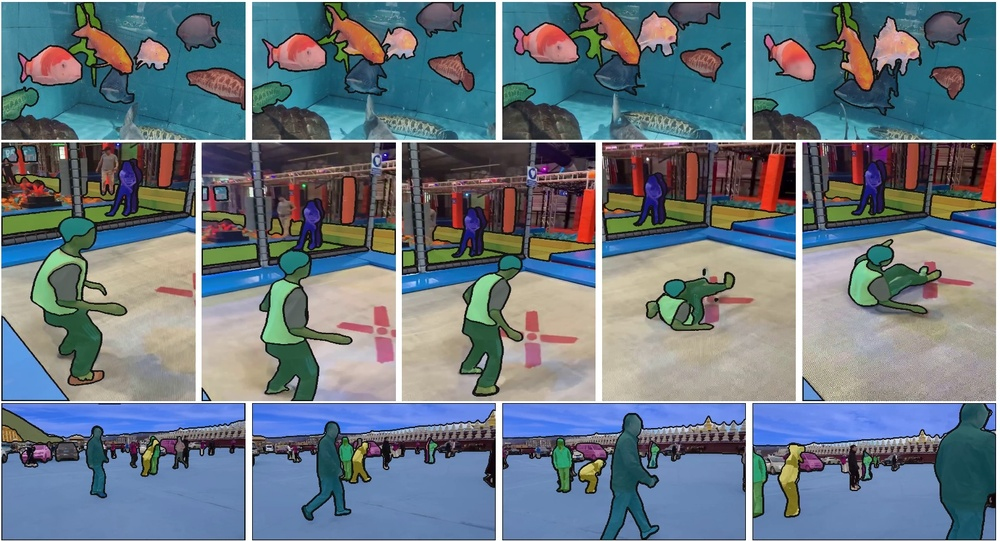
#> input picture assets/sa_v_dataset.jpg, 1000 x 541 px, shrunk from 1523 x 824 before the run
$ python -i centroids.py   (imports and definitions only)
#> lines starting #> are read from the running program, lines starting #| are printed output that depends on the picture; after the words box and inside, x2 and y2 are one past the last pixel; in counts of white or black regions, pixels touching at a corner belong together
#> further down, picture is the input picture: shape (541, 1000, 3); mean B, G, R 130, 119.7, 106
import numpy as np
import cv2

def get_centroids_threshold(image):
    gray = np.mean(image, axis=2) if image.ndim == 3 else image
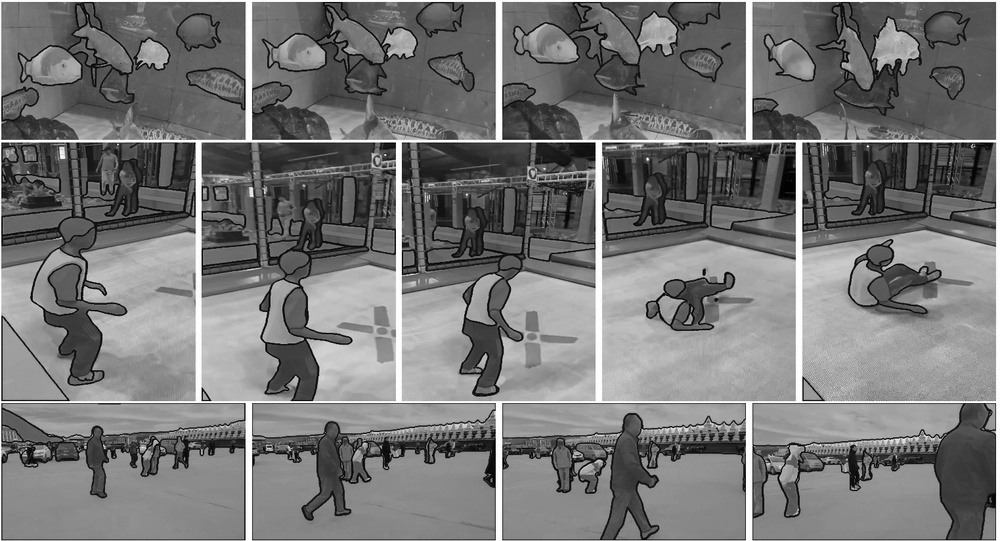
#> gray: shape (541, 1000) float64; min 0, max 255, mean 118.6
    _, binary = cv2.threshold(gray.astype(np.uint8), 0, 255, cv2.THRESH_BINARY + cv2.THRESH_OTSU)
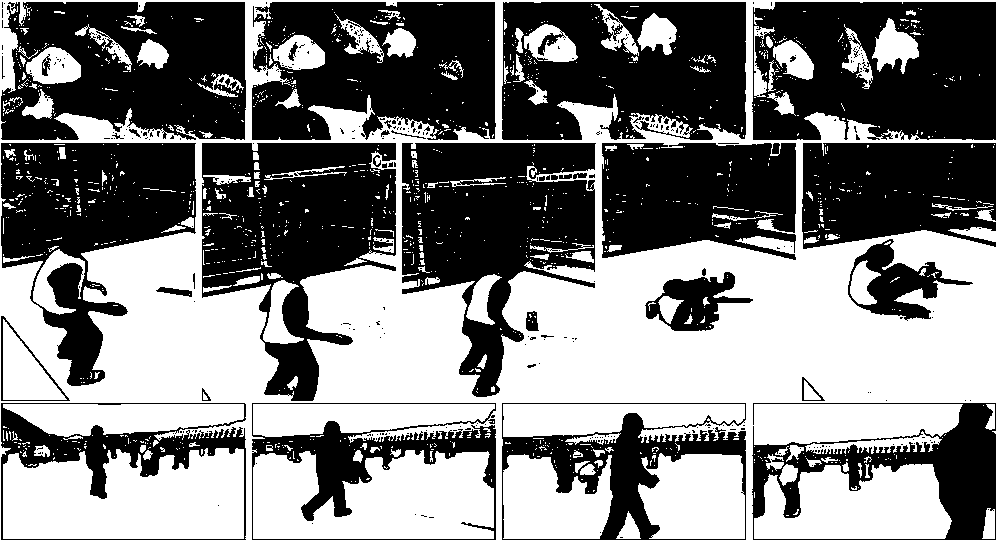
#> binary: shape (541, 1000); 49.9% white; 1360 white regions (1193 under 20 px), largest, box (x1, y1, x2, y2) and area: (0, 0, 1000, 541) 155443, (3, 448, 244, 539) 18663, (253, 450, 494, 539) 17299
    kernel = cv2.getStructuringElement(cv2.MORPH_ELLIPSE, (3, 3))
    processed = cv2.morphologyEx(binary, cv2.MORPH_OPEN, kernel)
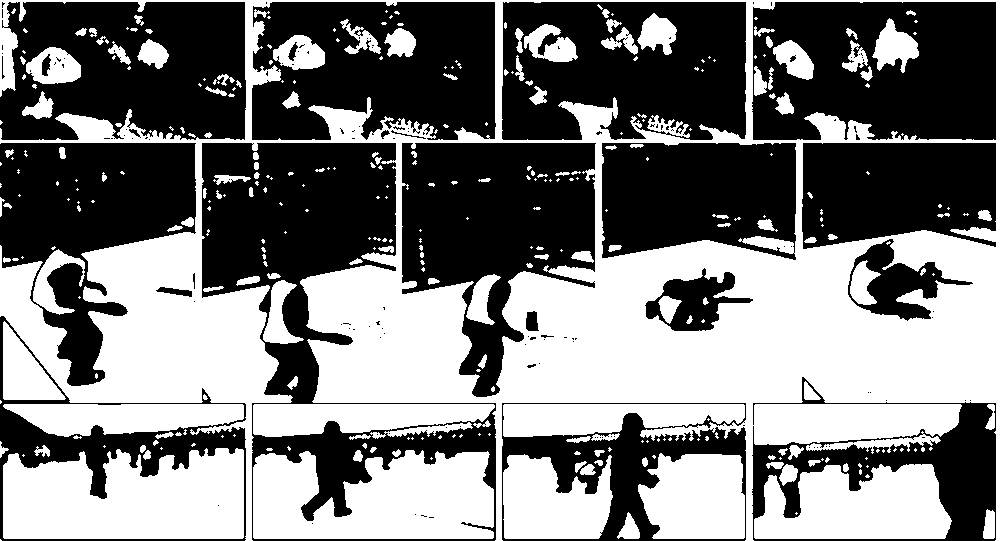
#> processed: shape (541, 1000); 47.8% white; 338 white regions (195 under 20 px), largest, box (x1, y1, x2, y2) and area: (0, 0, 1000, 541) 150149, (3, 448, 244, 539) 18643, (253, 450, 494, 539) 17265
    processed = cv2.morphologyEx(processed, cv2.MORPH_CLOSE, kernel)
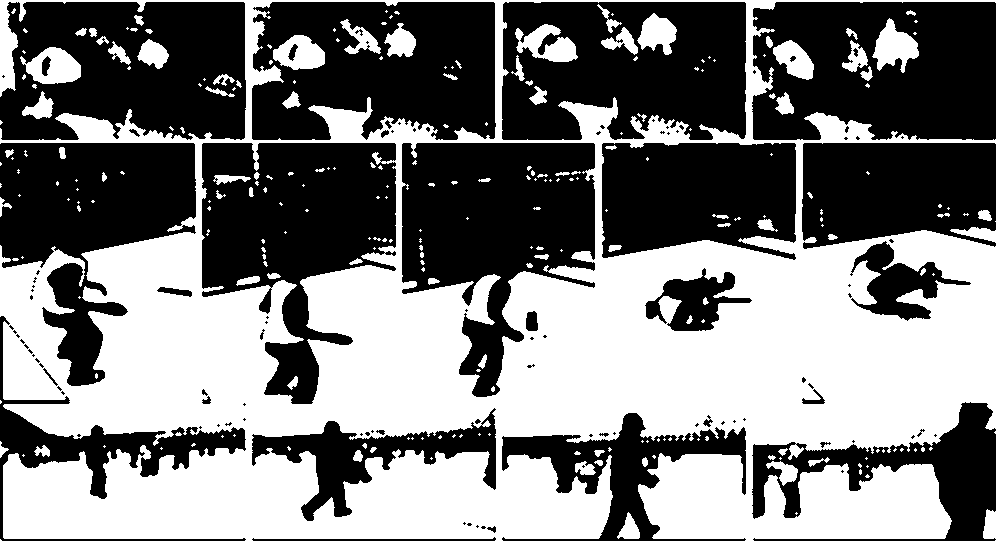
#> processed: shape (541, 1000); 48.6% white; 251 white regions (166 under 20 px), largest, box (x1, y1, x2, y2) and area: (0, 0, 1000, 541) 245310, (20, 47, 81, 84) 1407, (872, 18, 919, 73) 1366

    num_labels, labels, stats, centroids = cv2.connectedComponentsWithStats(processed, connectivity=8)
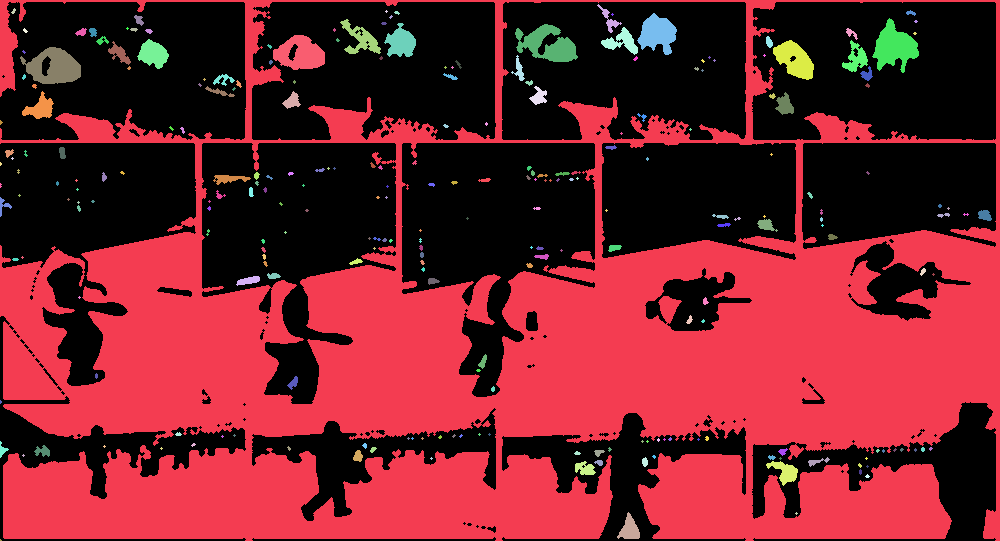
#> labels: shape (541, 1000) int32; 252 distinct labels, from 0 to 251; one colour per label, 0 black
#> num_labels = 252; stats = 252 rows, first 6: [0, 2, 996, 539, 278291], [0, 0, 1000, 541, 245310], [597, 4, 25, 29, 169], [11, 8, 5, 6, 16], [385, 10, 3, 3, 5], [394, 11, 6, 4, 14]; centroids = 252 pairs, first value 0.286 to 984.4, second value 10.75 to 539.7

    return centroids

>>> import cv2
>>> picture = cv2.imread('assets/sa_v_dataset.jpg')
>>> result = get_centroids_threshold(picture)
#> result has the same summary as centroids in get_centroids_threshold
